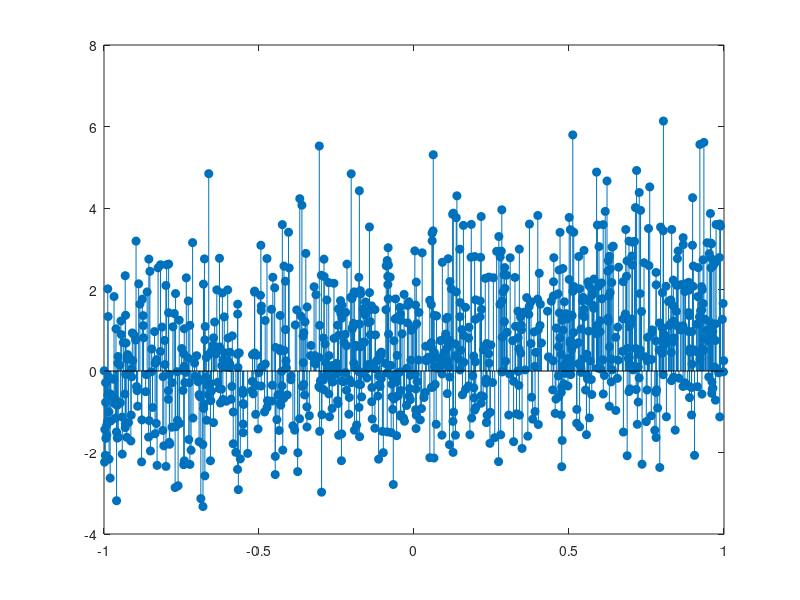

Write MATLAB code to recreate this figure.
%EEET 425 LAB03 Q1 1)

N = 1000;
w = -1 + 2 * rand(N, 1);
a = [1 -0.95];
b = [1];

y = filter(b, a, w);

stem(w, y, 'filled')
